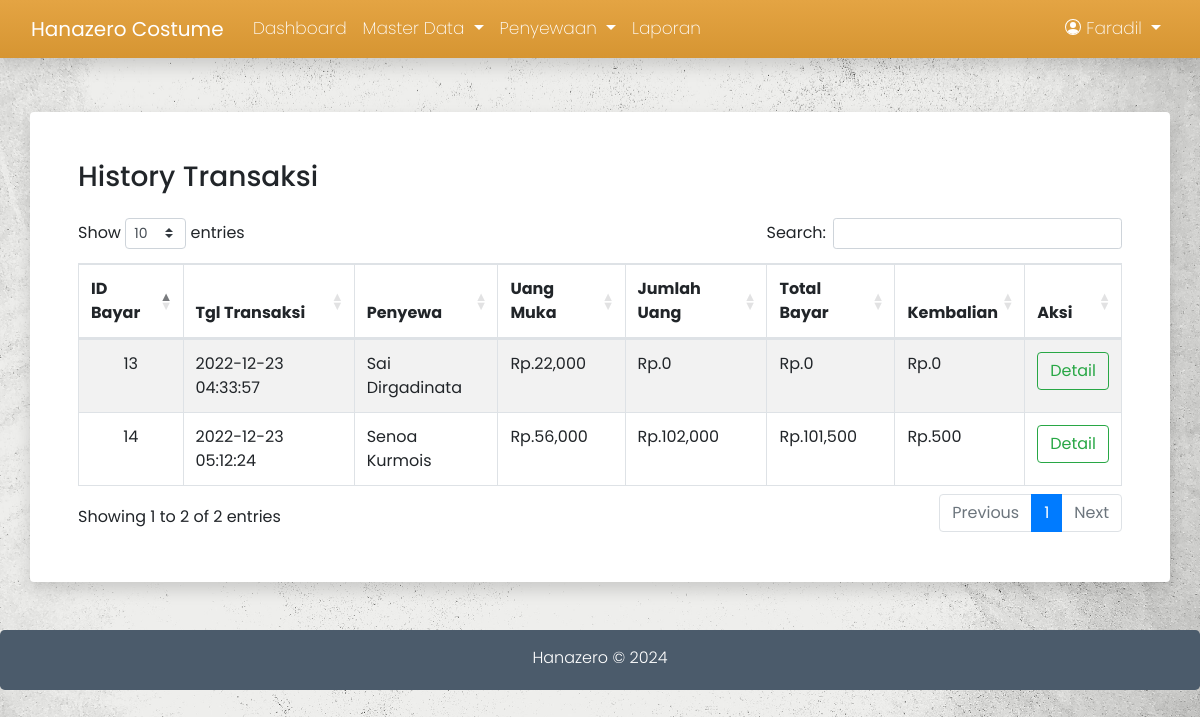
/admin/history-transaksi.php (signed in), run on the app's committed database.
### tables this page shows
CREATE TABLE `18073_pembayaran` (
  `id_bayar` int(11) NOT NULL,
  `id_sewa` char(10) DEFAULT NULL,
  `tgl_bayar` datetime DEFAULT NULL,
  `jml_uang` decimal(10,0) DEFAULT NULL,
  `total_bayar` decimal(10,0) DEFAULT NULL,
  `kembalian` decimal(10,0) DEFAULT NULL
);

CREATE TABLE `18073_user` (
  `id_user` int(11) NOT NULL,
  `nama` varchar(100) DEFAULT NULL,
  `telp` varchar(15) DEFAULT NULL,
  `alamat` text DEFAULT NULL,
  `username` varchar(100) DEFAULT NULL,
  `password` varchar(100) DEFAULT NULL,
  `role` enum('admin','penyewa') DEFAULT NULL
);

CREATE TABLE `18073_penyewaan` (
  `id_sewa` char(10) NOT NULL,
  `id_user` int(11) DEFAULT NULL,
  `tgl_sewa` datetime DEFAULT NULL,
  `tgl_kembali` datetime DEFAULT NULL,
  `lama_sewa` int(11) NOT NULL,
  `jaminan` varchar(50) DEFAULT NULL,
  `biaya_sewa` decimal(10,0) DEFAULT NULL,
  `keterangan` text DEFAULT NULL,
  `uang_muka` decimal(10,0) DEFAULT NULL,
  `status` enum('pre-sewa','disewa','selesai','temp') DEFAULT NULL
);

### admin/history-transaksi.php (the view, shortened to what this page needs)
<?php
    include '../koneksi/koneksi.php';
    include '../template/admin_header.php';
?>
<div class="container">
    <div class="row">
        <div class="col shadow p-sm-5 rounded">
            <div class="row mb-sm-3">
                <div class="col">
                    <h3>History Transaksi</h3>
                </div>
            </div>
            <table id="tabel" class="table table-striped table-bordered">
                <thead>
                    <tr>
                        <th scope="col">ID Bayar</th>
                        <th scope="col">Tgl Transaksi</th>
                        <th scope="col">Penyewa</th>
                        <th scope="col">Uang Muka</th>
                        <th scope="col">Jumlah Uang</th>
                        <th scope="col">Total Bayar</th>
                        <th scope="col">Kembalian</th>
                        <th scope="col">Aksi</th>
                    </tr>
                </thead>
                <tbody>
                    <?php
                    $sql = "SELECT a.*, c.nama, b.uang_muka FROM 18073_pembayaran a, 18073_penyewaan b, 18073_user c WHERE a.id_sewa=b.id_sewa AND b.id_user=c.id_user ORDER BY a.tgl_bayar ASC";
                    $result = $conn->query($sql) or die($conn->error);
                    if ($result->num_rows > 0) {
                        while($row = $result->fetch_assoc())
                        {
                    ?>
                    <tr>
                        <td class="text-center"><?= $row['id_bayar'] ?></td>
                        <td><?= $row['tgl_bayar'] ?></td>
                        <td><?= $row['nama'] ?></td>
                        <td>Rp.<?= number_format($row['uang_muka']) ?></td>
                        <td>Rp.<?= number_format($row['jml_uang']) ?></td>
                        <td>Rp.<?= number_format($row['total_bayar']) ?></td>
                        <td>Rp.<?= number_format($row['kembalian']) ?></td>
                        <td>
                            <a href="detail.php?id=<?= $row['id_sewa'] ?>"><button class="btn btn-outline-success">Detail</button></a>
                        </td>
                    </tr>
                    <?php
                        }
                    }
                ?>
                </tbody>
            </table>
        </div>
    </div>
</div>
<?php include '../template/admin_footer.php'; ?>

### assets/css/style.css (style rules this page uses)
body { padding-top: 7em; background-image: url("../img/grungy-white-background-natural-cement-stone-old-texture-as-retro-pattern-wall.jpg"); background-size: cover; background-position: center; background-repeat: no-repeat; font-family: 'Poppins', sans-serif; }
body .col { background-color: #fff; }

### data on the page
18073_pembayaran: id_bayar "13", tgl_bayar "2022-12-23 04:33:57", 18073_user.nama "Sai Dirgadinata", id_sewa.uang_muka "22,000", jml_uang "0", total_bayar "0", kembalian "0"
18073_pembayaran: id_bayar "14", tgl_bayar "2022-12-23 05:12:24", 18073_user.nama "Senoa Kurmois", id_sewa.uang_muka "56,000", jml_uang "102,000", total_bayar "101,500", kembalian "500"

### other printed values
$_SESSION['nama'] "Faradil"
